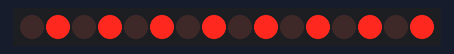
The sketch below on a simulated Arduino Uno, built with avr-gcc and run on an emulated ATmega328P. Shown: 16 shift-register outputs drawn as a row of LEDs (first output left, lit = HIGH). Wiring (inferred from the names in the program): 2 × shift register (74HC595): data pin 11; shift clock pin 12; latch pin 8. Wiring (inferred from the signals the program sends): row of LEDs: on Q0, Q1, Q2, Q3, Q4, Q5, Q6, Q7, Q8, Q9, Q10, Q11, Q12, Q13, Q14, Q15.

Above: at 0.2 s.
At 1.7 s:
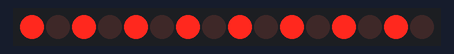
Timing chart, 0 to 3.0 s (numbered marks = the images above):
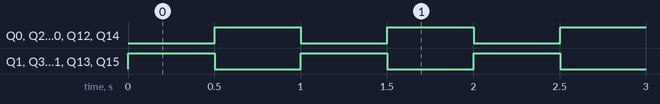

The sketch:

hc595_test_general.ino
```cpp
// DOESN'T WORK FOR >3 REGISTERS

int SER_Pin = 11;   //pin 14 on the 75HC595
int RCLK_Pin = 8;  //pin 12 on the 75HC595
int SRCLK_Pin = 12; //pin 11 on the 75HC595

//How many of the shift registers - change this
#define number_of_74hc595s 2

//do not touch
#define numOfRegisterPins number_of_74hc595s * 8

boolean registers[numOfRegisterPins];

void setup(){
  pinMode(SER_Pin, OUTPUT);
  pinMode(RCLK_Pin, OUTPUT);
  pinMode(SRCLK_Pin, OUTPUT);


  //reset all register pins
  clearRegisters();
  writeRegisters();
}


//set all register pins to LOW
void clearRegisters(){
  for(int i = numOfRegisterPins - 1; i >=  0; i--){
     registers[i] = LOW;
  }
  writeRegisters();
}


//Set and display registers
//Only call AFTER all values are set how you would like (slow otherwise)
void writeRegisters(){

  digitalWrite(RCLK_Pin, LOW);

  for(int i = numOfRegisterPins - 1; i >=  0; i--){
    digitalWrite(SRCLK_Pin, LOW);

    int val = registers[i];

    digitalWrite(SER_Pin, val);
    digitalWrite(SRCLK_Pin, HIGH);

  }
  digitalWrite(RCLK_Pin, HIGH);

}

//set an individual pin HIGH or LOW
void setRegisterPin(int index, int value){
  registers[index] = value;
}


void loop(){
  setRegisterPin(0, LOW);
  setRegisterPin(1, HIGH);
  setRegisterPin(2, LOW);
  setRegisterPin(3, HIGH);
  setRegisterPin(4, LOW);
  setRegisterPin(5, HIGH);
  setRegisterPin(6, LOW);
  setRegisterPin(7, HIGH);
  setRegisterPin(8, LOW);
  setRegisterPin(9, HIGH);
  setRegisterPin(10, LOW);
  setRegisterPin(11, HIGH);
  setRegisterPin(12, LOW);
  setRegisterPin(13, HIGH);
  setRegisterPin(14, LOW);
  setRegisterPin(15, HIGH);
  setRegisterPin(16, LOW);
  setRegisterPin(17, HIGH);
  setRegisterPin(18, LOW);
  setRegisterPin(19, HIGH);
  setRegisterPin(20, LOW);
  setRegisterPin(21, HIGH);
  setRegisterPin(22, LOW);
  setRegisterPin(23, HIGH);
  writeRegisters();
  delay(500);
  clearRegisters();
  setRegisterPin(0, HIGH);
  setRegisterPin(1, LOW);
  setRegisterPin(2, HIGH);
  setRegisterPin(3, LOW);
  setRegisterPin(4, HIGH);
  setRegisterPin(5, LOW);
  setRegisterPin(6, HIGH);
  setRegisterPin(7, LOW);
  setRegisterPin(8, HIGH);
  setRegisterPin(9, LOW);
  setRegisterPin(10, HIGH);
  setRegisterPin(11, LOW);
  setRegisterPin(12, HIGH);
  setRegisterPin(13, LOW);
  setRegisterPin(14, HIGH);
  setRegisterPin(15, LOW);
  setRegisterPin(16, HIGH);
  setRegisterPin(17, LOW);
  setRegisterPin(18, HIGH);
  setRegisterPin(19, LOW);
  setRegisterPin(20, HIGH);
  setRegisterPin(21, LOW);
  setRegisterPin(22, HIGH);
  setRegisterPin(23, LOW);
  writeRegisters();
  delay(500);
  clearRegisters();
}
```

Measured:
- by itself, Q0–15: alternates HIGH for 0.50 s and LOW for 0.50 s
- by itself, everything shown: repeats every 1.0 s, in 3 steps
